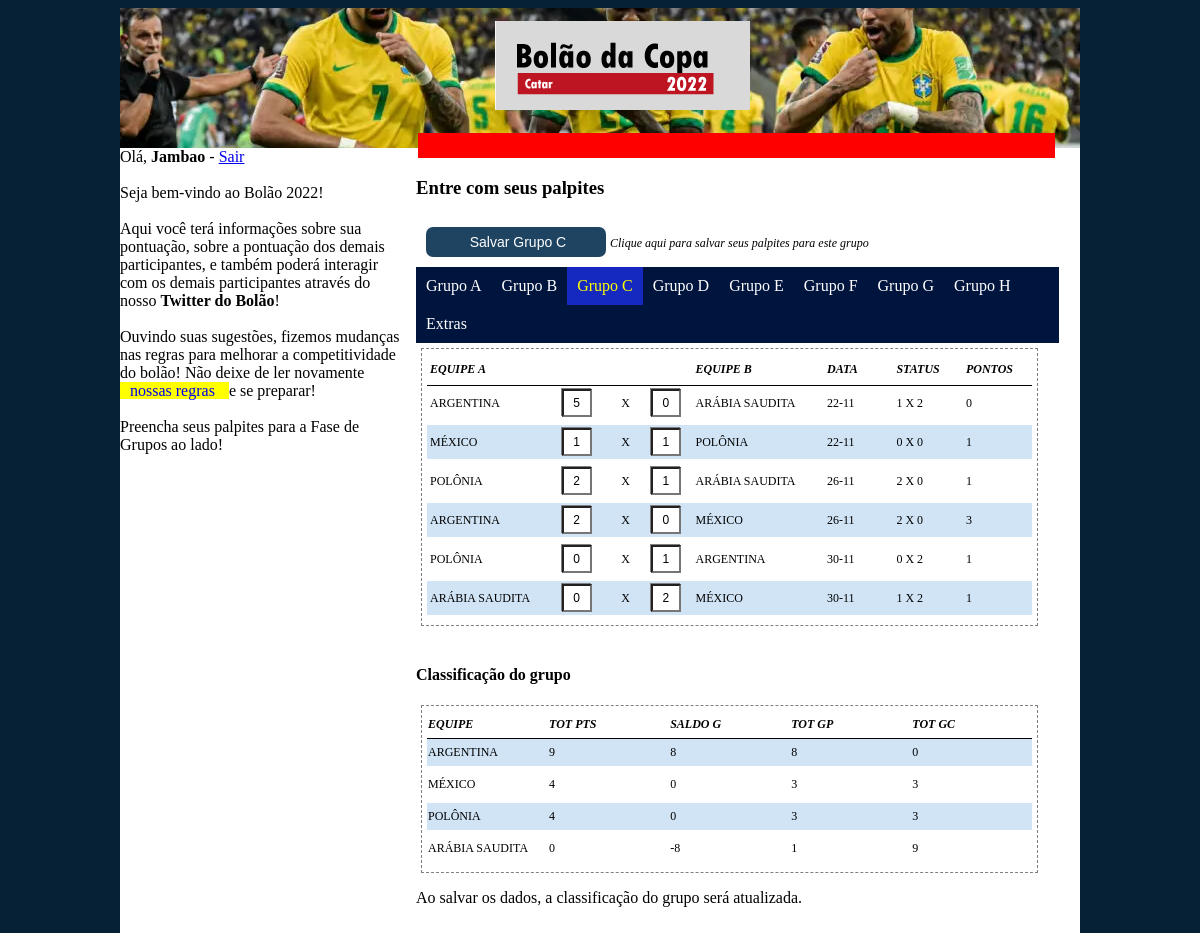
Page /kb_copa_mundo/codebase-copa-anterior/codebase-antigo-thin/codebase-antigo/c-group.php (signed in) on the committed database.
### tables this page shows
CREATE TABLE IF NOT EXISTS `bets` (
  `USERID` int(11) DEFAULT NULL,
  `GAME_ID` int(11) DEFAULT NULL,
  `SCORE_A` int(11) DEFAULT NULL,
  `SCORE_B` int(11) DEFAULT NULL,
  `BET_POINTS` int(11) DEFAULT NULL,
  KEY `Index 1` (`USERID`)
);

CREATE TABLE IF NOT EXISTS `master` (
  `GAME_ID` int(11) DEFAULT NULL,
  `PHASE_ID` char(2) DEFAULT NULL,
  `TEAM_A` char(50) DEFAULT NULL,
  `TEAM_B` char(50) DEFAULT NULL,
  `SCORE_A` int(11) DEFAULT NULL,
  `SCORE_B` int(11) DEFAULT NULL,
  `GAME_DATE` date DEFAULT NULL,
  `GAME_STATUS` int(11) DEFAULT NULL
);

### kb_copa_mundo/codebase-copa-anterior/codebase-antigo-thin/codebase-antigo/action/c-showbets.php (the view, shortened to what this page needs)
<?php
$dbservername = "localhost";
$dbusername = "root";
$dbpassword = "";
$dbname = "cup2018";
$conn = new mysqli($dbservername, $dbusername, $dbpassword, $dbname);
$sql = "SELECT MASTER.GAME_ID, MASTER.PHASE_ID, MASTER.GAME_DATE, MASTER.TEAM_A, MASTER.TEAM_B,
			BETS.SCORE_A, BETS.SCORE_B, MASTER.GAME_STATUS,
			IF(MASTER.GAME_STATUS = 1, CONCAT(MASTER.SCORE_A, ' X ', MASTER.SCORE_B) , ' N/A ') AS GAME_RESULT,
			BETS.BET_POINTS FROM MASTER, BETS  WHERE MASTER.GAME_ID = BETS.GAME_ID AND BETS.USERID = " . $_SESSION["userid"] . " AND MASTER.PHASE_ID = 'C' ORDER BY MASTER.PHASE_ID, MASTER.GAME_ID";
	echo "<table border=1 cellspacing='1' cellpadding='3'>";
	echo "<tr>";
	echo "<th class='o-col-352px'>EQUIPE A";
	echo "</th>";
	echo "<th class='o-col-44px'>&nbsp";
	echo "</th>";
	echo "<th class='o-col-44px'>&nbsp";
	echo "</th>";
	echo "<th class='o-col-44px'>&nbsp";
	echo "</th>";
	echo "<th class='o-col-352px'>EQUIPE B";
	echo "</th>";
	echo "<th class='o-col-132px'>DATA";
	echo "</th>";
	echo "<th class='o-col-132px'>STATUS";
	echo "</th>";
	echo "<th class='o-col-132px'>PONTOS";
	echo "</th>";
	echo "</tr>";
	echo "<tr>";
$result = $conn->query($sql);
if ($result->num_rows > 0) {
	 while($row = $result->fetch_array(MYSQLI_ASSOC)){
			echo "<tr>";
				echo "<td class='o-col-352px'>". utf8_encode($row["TEAM_A"]). "</td>";
				$fieldnameA = "txtJogo". utf8_encode($row["GAME_ID"]) . "PlacarA";
				$fieldnameB = "txtJogo". utf8_encode($row["GAME_ID"]) . "PlacarB";
				echo "<td class='o-col-44px'>". "<input type='text' class= 'o-inputscore' maxlength=2 size=1 name='". $fieldnameA . "' value='".utf8_encode($row["SCORE_A"]) ."' />" .  "</td>";
				echo "<td class='o-col-44px'><center>". "X". "</center></td>";
				echo "<td class='o-col-44px'>". "<input type='text' class= 'o-inputscore' maxlength=2 size=1 name='". $fieldnameB . "' value='".utf8_encode($row["SCORE_B"]) ."' />" .  "</td>";
				echo "<td class='o-col-352px'>". utf8_encode($row["TEAM_B"]). "</td>";
				$formateddate = new DateTime($row["GAME_DATE"]);
				echo "<td class='o-col-132px'>". $formateddate->format('d-m') . "</td>";
				echo "<td class='o-col-132px'>". utf8_encode($row["GAME_RESULT"]). "</td>";
				echo "<td class='o-col-132px'>". utf8_encode($row["BET_POINTS"]). "</td>";
			echo "</tr>";
	 }
 }
else{
	echo "nothing...";
}
	echo "</table>";
?>

### kb_copa_mundo/codebase-copa-anterior/codebase-antigo-thin/codebase-antigo/css/global.css (style rules this page uses)
.o-col-44px { width: 30px; }
.o-col-132px { width: 50px; }
.o-col-352px { width: 100px; }
.o-inputscore { font-size: 12px; height: 22px; width: 22px; box-shadow: -1px -1px gray; text-align: center; color: black; }
table { border-style: dashed; table-layout: fixed; border-width: 1px; border-spacing: 0; margin-top: 5px; margin-left: 5px; width: 96%; padding: 5px 5px 5px 5px; font-size: 12px; }
tr:nth-child(even) { background-color: #D0E4F5; }
tr:nth-child(odd) { background-color: white; }
th { border-style: solid; border-width: 1px; border-color: black; border-left: none; border-right: none; border-top: none; height: 25px; text-align: left; font-style: italic; font-weight: bold; }
td { border-style: solid; border-width: 5px; border-color: white; border-left: none; border-right: none; border-top: none; height: 25px; }

### rows in the picture
bets: GAME_ID.TEAM_A "ARGENTINA", txtJogo13PlacarA "5", txtJogo13PlacarB "0", GAME_ID.TEAM_B "ARÁBIA SAUDITA", GAME_ID.GAME_DATE "22-11", GAME_RESULT "1 X 2", BET_POINTS "0"
bets: GAME_ID.TEAM_A "MÉXICO", txtJogo14PlacarA "1", txtJogo14PlacarB "1", GAME_ID.TEAM_B "POLÔNIA", GAME_ID.GAME_DATE "22-11", GAME_RESULT "0 X 0", BET_POINTS "1"
bets: GAME_ID.TEAM_A "POLÔNIA", txtJogo15PlacarA "2", txtJogo15PlacarB "1", GAME_ID.TEAM_B "ARÁBIA SAUDITA", GAME_ID.GAME_DATE "26-11", GAME_RESULT "2 X 0", BET_POINTS "1"
bets: GAME_ID.TEAM_A "ARGENTINA", txtJogo16PlacarA "2", txtJogo16PlacarB "0", GAME_ID.TEAM_B "MÉXICO", GAME_ID.GAME_DATE "26-11", GAME_RESULT "2 X 0", BET_POINTS "3"
bets: GAME_ID.TEAM_A "POLÔNIA", txtJogo17PlacarA "0", txtJogo17PlacarB "1", GAME_ID.TEAM_B "ARGENTINA", GAME_ID.GAME_DATE "30-11", GAME_RESULT "0 X 2", BET_POINTS "1"
bets: GAME_ID.TEAM_A "ARÁBIA SAUDITA", txtJogo18PlacarA "0", txtJogo18PlacarB "2", GAME_ID.TEAM_B "MÉXICO", GAME_ID.GAME_DATE "30-11", GAME_RESULT "1 X 2", BET_POINTS "1"

### other values in the picture
utf8_encode($_SESSION["userlogged"]) "Jambao"
utf8_encode($row["EQUIPE"]) "ARGENTINA"
utf8_encode($row["TOT_PTS"]) "9"
utf8_encode($row["TOT_DIF"]) "8"
utf8_encode($row["TOT_GP"]) "8"
utf8_encode($row["TOT_GC"]) "0"
utf8_encode($row["EQUIPE"]) "MÉXICO"
utf8_encode($row["TOT_PTS"]) "4"
utf8_encode($row["TOT_DIF"]) "0"
utf8_encode($row["TOT_GP"]) "3"
utf8_encode($row["TOT_GC"]) "3"
utf8_encode($row["EQUIPE"]) "POLÔNIA"
utf8_encode($row["EQUIPE"]) "ARÁBIA SAUDITA"
utf8_encode($row["TOT_PTS"]) "0"
utf8_encode($row["TOT_DIF"]) "-8"
